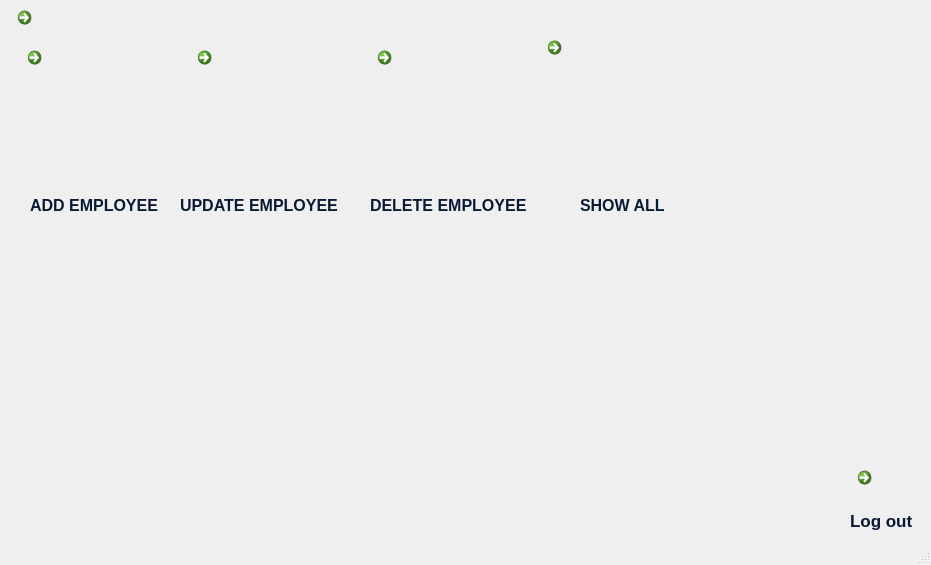
<?xml version="1.0" encoding="UTF-8"?>
<ui version="4.0">
 <class>MainWindow</class>
 <widget class="QMainWindow" name="MainWindow">
  <property name="geometry">
   <rect>
    <x>0</x>
    <y>0</y>
    <width>931</width>
    <height>565</height>
   </rect>
  </property>
  <property name="windowTitle">
   <string>Sign in</string>
  </property>
  <property name="windowIcon">
   <iconset>
    <normaloff>../../../Desktop/GRAPHICS/UI/ic_real_name_authentication_527859.png</normaloff>../../../Desktop/GRAPHICS/UI/ic_real_name_authentication_527859.png</iconset>
  </property>
  <property name="toolButtonStyle">
   <enum>Qt::ToolButtonIconOnly</enum>
  </property>
  <widget class="QWidget" name="centralwidget">
   <widget class="QLabel" name="label">
    <property name="geometry">
     <rect>
      <x>-180</x>
      <y>0</y>
      <width>1200</width>
      <height>600</height>
     </rect>
    </property>
    <property name="font">
     <font>
      <pointsize>12</pointsize>
     </font>
    </property>
    <property name="cursor">
     <cursorShape>PointingHandCursor</cursorShape>
    </property>
    <property name="autoFillBackground">
     <bool>false</bool>
    </property>
    <property name="text">
     <string/>
    </property>
    <property name="pixmap">
     <pixmap>turnover1.jpg</pixmap>
    </property>
    <property name="scaledContents">
     <bool>true</bool>
    </property>
    <property name="wordWrap">
     <bool>true</bool>
    </property>
    <property name="openExternalLinks">
     <bool>true</bool>
    </property>
   </widget>
   <widget class="QCommandLinkButton" name="commandLinkButton_2">
    <property name="geometry">
     <rect>
      <x>20</x>
      <y>40</y>
      <width>151</width>
      <height>151</height>
     </rect>
    </property>
    <property name="cursor">
     <cursorShape>PointingHandCursor</cursorShape>
    </property>
    <property name="text">
     <string/>
    </property>
    <property name="icon">
     <iconset>
      <normaloff>add.png</normaloff>add.png</iconset>
    </property>
    <property name="iconSize">
     <size>
      <width>140</width>
      <height>140</height>
     </size>
    </property>
   </widget>
   <widget class="QLabel" name="label_5">
    <property name="geometry">
     <rect>
      <x>850</x>
      <y>500</y>
      <width>71</width>
      <height>41</height>
     </rect>
    </property>
    <property name="font">
     <font>
      <pointsize>13</pointsize>
      <weight>75</weight>
      <italic>false</italic>
      <bold>true</bold>
     </font>
    </property>
    <property name="styleSheet">
     <string notr="true">color: rgb(9, 26, 52);</string>
    </property>
    <property name="text">
     <string>Log out</string>
    </property>
   </widget>
   <widget class="QCommandLinkButton" name="commandLinkButton">
    <property name="geometry">
     <rect>
      <x>190</x>
      <y>40</y>
      <width>151</width>
      <height>151</height>
     </rect>
    </property>
    <property name="cursor">
     <cursorShape>PointingHandCursor</cursorShape>
    </property>
    <property name="text">
     <string/>
    </property>
    <property name="icon">
     <iconset>
      <normaloff>update.png</normaloff>update.png</iconset>
    </property>
    <property name="iconSize">
     <size>
      <width>140</width>
      <height>140</height>
     </size>
    </property>
   </widget>
   <widget class="QCommandLinkButton" name="commandLinkButton_3">
    <property name="geometry">
     <rect>
      <x>850</x>
      <y>460</y>
      <width>61</width>
      <height>61</height>
     </rect>
    </property>
    <property name="cursor">
     <cursorShape>PointingHandCursor</cursorShape>
    </property>
    <property name="text">
     <string/>
    </property>
    <property name="icon">
     <iconset>
      <normaloff>logout.png</normaloff>logout.png</iconset>
    </property>
    <property name="iconSize">
     <size>
      <width>50</width>
      <height>50</height>
     </size>
    </property>
   </widget>
   <widget class="QLabel" name="label_3">
    <property name="geometry">
     <rect>
      <x>30</x>
      <y>170</y>
      <width>131</width>
      <height>71</height>
     </rect>
    </property>
    <property name="font">
     <font>
      <pointsize>12</pointsize>
      <weight>75</weight>
      <italic>false</italic>
      <bold>true</bold>
     </font>
    </property>
    <property name="styleSheet">
     <string notr="true">color: rgb(9, 26, 52);</string>
    </property>
    <property name="text">
     <string>ADD EMPLOYEE</string>
    </property>
   </widget>
   <widget class="QWidget" name="layoutWidget">
    <property name="geometry">
     <rect>
      <x>0</x>
      <y>0</y>
      <width>2</width>
      <height>2</height>
     </rect>
    </property>
    <layout class="QHBoxLayout" name="horizontalLayout"/>
   </widget>
   <widget class="QLabel" name="label_4">
    <property name="geometry">
     <rect>
      <x>180</x>
      <y>170</y>
      <width>171</width>
      <height>71</height>
     </rect>
    </property>
    <property name="font">
     <font>
      <pointsize>12</pointsize>
      <weight>75</weight>
      <italic>false</italic>
      <bold>true</bold>
     </font>
    </property>
    <property name="styleSheet">
     <string notr="true">color: rgb(9, 26, 52);</string>
    </property>
    <property name="text">
     <string>UPDATE EMPLOYEE</string>
    </property>
   </widget>
   <widget class="QCommandLinkButton" name="commandLinkButton_4">
    <property name="geometry">
     <rect>
      <x>370</x>
      <y>40</y>
      <width>151</width>
      <height>151</height>
     </rect>
    </property>
    <property name="cursor">
     <cursorShape>PointingHandCursor</cursorShape>
    </property>
    <property name="text">
     <string/>
    </property>
    <property name="icon">
     <iconset>
      <normaloff>delete.png</normaloff>delete.png</iconset>
    </property>
    <property name="iconSize">
     <size>
      <width>140</width>
      <height>140</height>
     </size>
    </property>
   </widget>
   <widget class="QLabel" name="label_6">
    <property name="geometry">
     <rect>
      <x>370</x>
      <y>180</y>
      <width>161</width>
      <height>51</height>
     </rect>
    </property>
    <property name="font">
     <font>
      <pointsize>12</pointsize>
      <weight>75</weight>
      <italic>false</italic>
      <bold>true</bold>
     </font>
    </property>
    <property name="styleSheet">
     <string notr="true">color: rgb(9, 26, 52);</string>
    </property>
    <property name="text">
     <string>DELETE EMPLOYEE</string>
    </property>
   </widget>
   <widget class="QLabel" name="label_7">
    <property name="geometry">
     <rect>
      <x>580</x>
      <y>190</y>
      <width>101</width>
      <height>31</height>
     </rect>
    </property>
    <property name="font">
     <font>
      <pointsize>12</pointsize>
      <weight>75</weight>
      <italic>false</italic>
      <bold>true</bold>
     </font>
    </property>
    <property name="styleSheet">
     <string notr="true">color: rgb(9, 26, 52);</string>
    </property>
    <property name="text">
     <string>SHOW ALL</string>
    </property>
   </widget>
   <widget class="QCommandLinkButton" name="commandLinkButton_5">
    <property name="geometry">
     <rect>
      <x>540</x>
      <y>30</y>
      <width>151</width>
      <height>171</height>
     </rect>
    </property>
    <property name="font">
     <font>
      <family>Segoe UI</family>
      <pointsize>12</pointsize>
     </font>
    </property>
    <property name="cursor">
     <cursorShape>PointingHandCursor</cursorShape>
    </property>
    <property name="text">
     <string/>
    </property>
    <property name="icon">
     <iconset>
      <normaloff>showall.png</normaloff>showall.png</iconset>
    </property>
    <property name="iconSize">
     <size>
      <width>150</width>
      <height>150</height>
     </size>
    </property>
   </widget>
   <widget class="QCommandLinkButton" name="commandLinkButton_6">
    <property name="geometry">
     <rect>
      <x>10</x>
      <y>0</y>
      <width>41</width>
      <height>51</height>
     </rect>
    </property>
    <property name="text">
     <string/>
    </property>
    <property name="icon">
     <iconset>
      <normaloff>back_icon.png</normaloff>back_icon.png</iconset>
    </property>
    <property name="iconSize">
     <size>
      <width>40</width>
      <height>40</height>
     </size>
    </property>
   </widget>
  </widget>
  <widget class="QMenuBar" name="menubar">
   <property name="geometry">
    <rect>
     <x>0</x>
     <y>0</y>
     <width>931</width>
     <height>21</height>
    </rect>
   </property>
  </widget>
  <widget class="QStatusBar" name="statusbar"/>
 </widget>
 <resources>
  <include location="../../../.designer/testt.qrc"/>
 </resources>
 <connections/>
</ui>
